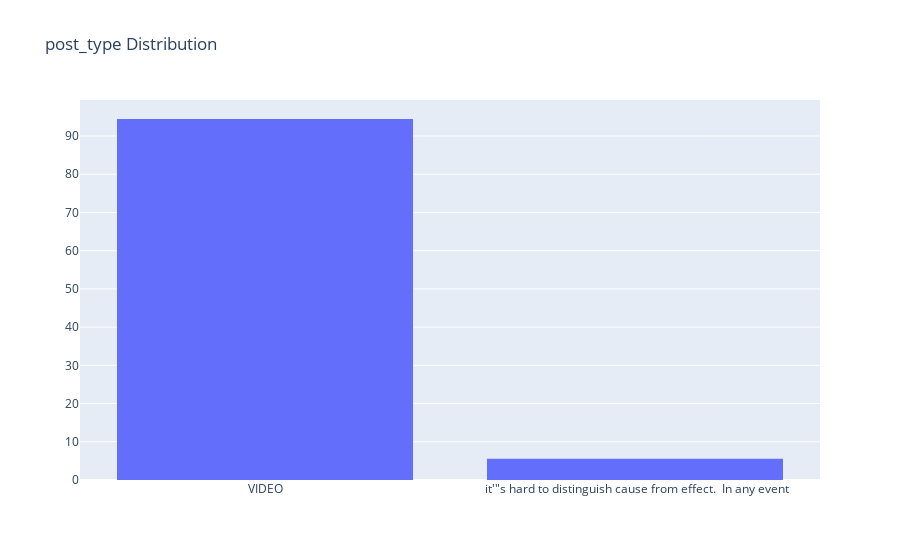

The code cell stored with this chart in its notebook:
### Code cell
# defining data
trace = go.Histogram(x=df['post_type'],nbinsx=40,histnorm='percent')
data = [trace]
# defining layout
layout = go.Layout(title="post_type Distribution")
# defining figure and plotting
fig = go.Figure(data = data,layout = layout)
iplot(fig)

### Figure 1 — Plotly figure (JSON) as saved in the notebook; plotly's stock layout.template omitted (floating-point values rounded to 4 significant figures)
{"data": [{"histnorm": "percent", "nbinsx": 40, "type": "histogram", "x": ["VIDEO", "VIDEO", "VIDEO", "VIDEO", " it&#39;\"s hard to distinguish cause from effect.  In any event", "VIDEO", "VIDEO", "VIDEO", "VIDEO", "VIDEO", "VIDEO", "VIDEO", "VIDEO", "VIDEO", "VIDEO", "VIDEO", "VIDEO", "VIDEO"]}], "layout": {"title": {"text": "post_type Distribution"}}}
